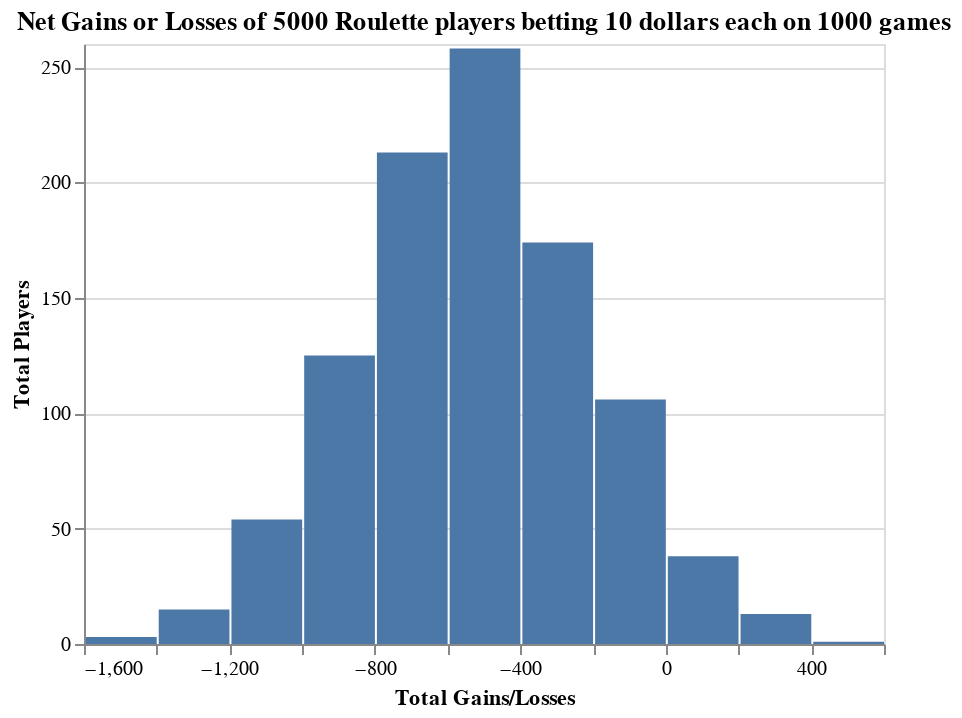

Notebook cell for this chart:
### Code cell
alt.Chart(simulation).mark_bar().encode(
    alt.X("Gain/Loss:Q",bin=Bin(step=200), title = 'Total Gains/Losses'),
    alt.Y('count()', title = 'Total Players'),
).properties(title='Net Gains or Losses of 5000 Roulette players betting 10 dollars each on 1000 games')

### Figure 1 — Vega-Lite specification as saved in the notebook (floating-point values rounded to 4 significant figures; data arrays with more than 128 entries replaced by an {"elided": "..."} marker saying what was removed)
{"config": {"view": {"continuousWidth": 400, "continuousHeight": 300}}, "data": {"name": "data-e935dee5a7b9a9fa8f4b8018bf2b78e1"}, "mark": "bar", "encoding": {"x": {"bin": {"step": 200}, "field": "Gain/Loss", "title": "Total Gains/Losses", "type": "quantitative"}, "y": {"aggregate": "count", "title": "Total Players", "type": "quantitative"}}, "title": "Net Gains or Losses of 5000 Roulette players betting 10 dollars each on 1000 games", "$schema": "https://vega.github.io/schema/vega-lite/v4.17.0.json", "datasets": {"data-e935dee5a7b9a9fa8f4b8018bf2b78e1": {"elided": "1000 records"}}}
